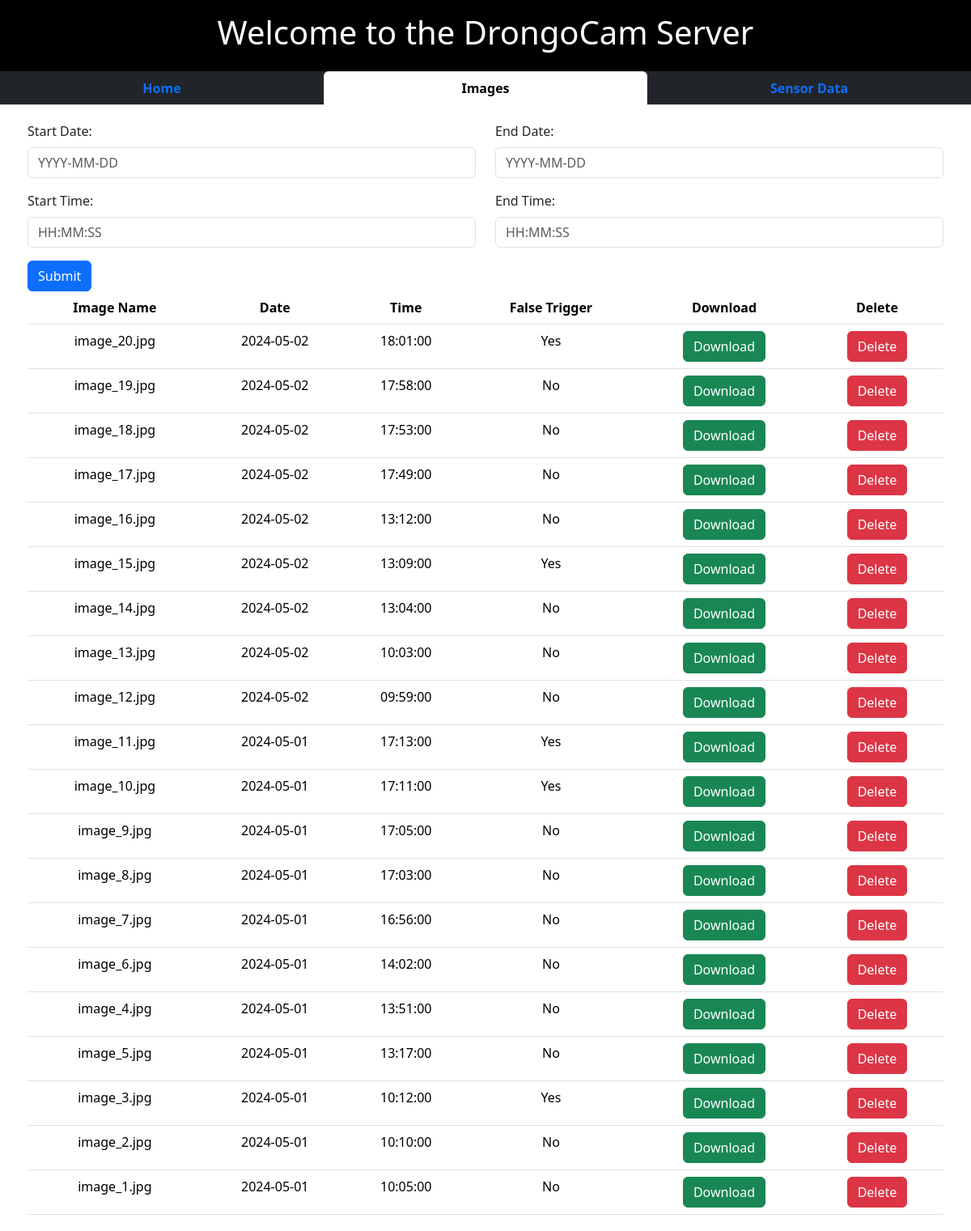
The app's page /images.php with its own data.
### tables this page shows
CREATE TABLE images(
	image_id INTEGER NOT NULL PRIMARY KEY,
	date TEXT NOT NULL,
	time TEXT NOT NULL,
	file_name TEXT UNIQUE NOT NULL,
	file_path TEXT UNIQUE NOT NULL,
	false_trigger INTEGER NOT NULL
);

### images.php (the view, shortened to what this page needs)
<!doctype html>
<html lang="en">
<head>
    <link href="css/bootstrap.min.css" rel="stylesheet">
</head>
<body>
    <div class="container-fluid p-3 bg-black text-white text-center fw-bold">
        <h1>Welcome to the DrongoCam Server</h1>
    </div>
    <ul class="nav nav-tabs nav-justified bg-dark navbar-dark text-black fw-bold">
        <li class="nav-item">
            <a class="nav-link" href="home.php">Home</a>
        </li>
        <li class="nav-item">
            <a class="nav-link active" href="images.php">Images</a>
        </li>
        <li class="nav-item">
            <a class="nav-link" href=data.php>Sensor Data</a>
        </li>
    </ul>
    <div class="container p-1">
        <form action="images.php">
            <div class="row mb-3 mt-3">
                <div class="col">
                    <label for="start_date" class="form-label">Start Date:</label>
                    <input type="text" class="form-control" id="start_date" placeholder="YYYY-MM-DD" name="start_date">
                </div>
                <div class="col">
                    <label for="end_date" class="form-label">End Date:</label>
                    <input type="text" class="form-control" id="end_date" placeholder="YYYY-MM-DD" name="end_date">
                </div>
            </div>
            <div class="row mb-3 mt-3">
                <div class="col">
                    <label for="start_time" class="form-label">Start Time:</label>
                    <input type="text" class="form-control" id="start_time" placeholder="HH:MM:SS" name="start_time">
                </div>
                <div class="col">
                    <label for="end_time" class="form-label">End Time:</label>
                    <input type="text" class="form-control" id="end_time" placeholder="HH:MM:SS" name="end_time">
                </div>
            </div>
            <button type="submit" class="btn btn-primary">Submit</button>
        </form>
        <div class="table-responsive">
            <table class="table text-center">
                <thead>
                    <tr>
                        <th>Image Name</th>
                        <th>Date</th>
                        <th>Time</th>
                        <th>False Trigger</th>
                        <th>Download</th>
                        <th>Delete</th>
                    </tr>
                </thead>
                <tbody>
                    <?php
                    if (isset($_GET["start_date"], $_GET["end_date"], $_GET["start_time"], $_GET["end_time"])) {
                        $start_date = strtotime($_GET["start_date"]);
                        $end_date = strtotime($_GET["end_date"]);
                        $start_time = strtotime($_GET["start_time"]);
                        $end_time = strtotime($_GET["end_time"]);
                    } else {
                        $start_date = 0;
                        $end_date = 0;
                        $start_time = 0;
                        $end_time = 0;
                    }
                    $db = new SQLite3("database/main.sqlite");
                    if ($start_date == 0) {
                        $start_date = $db->querySingle("SELECT MIN(date) FROM images;");
                    } else {
                        $start_date = date("Y-m-d", $start_date);
                    }
                    if ($end_date == 0) {
                        $end_date = $db->querySingle("SELECT MAX(date) FROM images;");
                    } else {
                        $end_date = date("Y-m-d", $end_date);
                    }
                    if ($start_time == 0) {
                        $start_time = $db->querySingle("SELECT MIN(time) FROM images;");
                    } else {
                        $start_time = date("H:i:s", $start_time);
                    }
                    if ($end_time == 0) {
                        $end_time = $db->querySingle("SELECT MAX(time) FROM images;");
                    } else {
                        $end_time = date("H:i:s", $end_time);
                    }
                    $query = "SELECT * FROM images WHERE (date BETWEEN '" . $start_date . "' AND '" . $end_date . "') AND (time BETWEEN '" . $start_time . "' AND '" . $end_time . "') ORDER BY date DESC, time Desc;";
                    $result = $db->query($query);
                    while ($row = $result->fetchArray(SQLITE3_ASSOC)) {
                        $date = strtotime($row["date"]);
                        $time = strtotime($row["time"]);
                        $file_name = $row["file_name"];
                        $file_path = $row["file_path"];
                        $false_trigger = $row["false_trigger"];
                        if ($false_trigger) {
                            $false_trigger = "Yes";
                        } else {
                            $false_trigger = "No";
                        }
                        echo "<tr>
                                <td>" . $file_name . "</td>
                                <td>" . date("Y-m-d", $date) . "</td>
                                <td>" . date("H:i:s", $time) . "</td>
                                <td>" . $false_trigger . "</td>
                                <td> <a class='btn btn-success' href='images.php?download_image=1&file_path=" . $file_path . "'>Download</a> </td>
                                <td> <a class='btn btn-danger' href='images.php?delete_image=1&file_path=" . $file_path . "'>Delete</a> </td>
                            </tr>";
                    }
                    ?>
                </tbody>
            </table>
        </div>
    </div>
</body>
</html>

### records on screen
images: file_name "image_20.jpg", date "2024-05-02", time "18:01:00", false_trigger "Yes"
images: file_name "image_19.jpg", date "2024-05-02", time "17:58:00", false_trigger "No"
images: file_name "image_18.jpg", date "2024-05-02", time "17:53:00", false_trigger "No"
images: file_name "image_17.jpg", date "2024-05-02", time "17:49:00", false_trigger "No"
images: file_name "image_16.jpg", date "2024-05-02", time "13:12:00", false_trigger "No"
images: file_name "image_15.jpg", date "2024-05-02", time "13:09:00", false_trigger "Yes"
images: file_name "image_14.jpg", date "2024-05-02", time "13:04:00", false_trigger "No"
images: file_name "image_13.jpg", date "2024-05-02", time "10:03:00", false_trigger "No"
images: file_name "image_12.jpg", date "2024-05-02", time "09:59:00", false_trigger "No"
images: file_name "image_11.jpg", date "2024-05-01", time "17:13:00", false_trigger "Yes"
images: file_name "image_10.jpg", date "2024-05-01", time "17:11:00", false_trigger "Yes"
images: file_name "image_9.jpg", date "2024-05-01", time "17:05:00", false_trigger "No"
images: file_name "image_8.jpg", date "2024-05-01", time "17:03:00", false_trigger "No"
images: file_name "image_7.jpg", date "2024-05-01", time "16:56:00", false_trigger "No"
images: file_name "image_6.jpg", date "2024-05-01", time "14:02:00", false_trigger "No"
images: file_name "image_4.jpg", date "2024-05-01", time "13:51:00", false_trigger "No"
images: file_name "image_5.jpg", date "2024-05-01", time "13:17:00", false_trigger "No"
images: file_name "image_3.jpg", date "2024-05-01", time "10:12:00", false_trigger "Yes"
images: file_name "image_2.jpg", date "2024-05-01", time "10:10:00", false_trigger "No"
images: file_name "image_1.jpg", date "2024-05-01", time "10:05:00", false_trigger "No"
